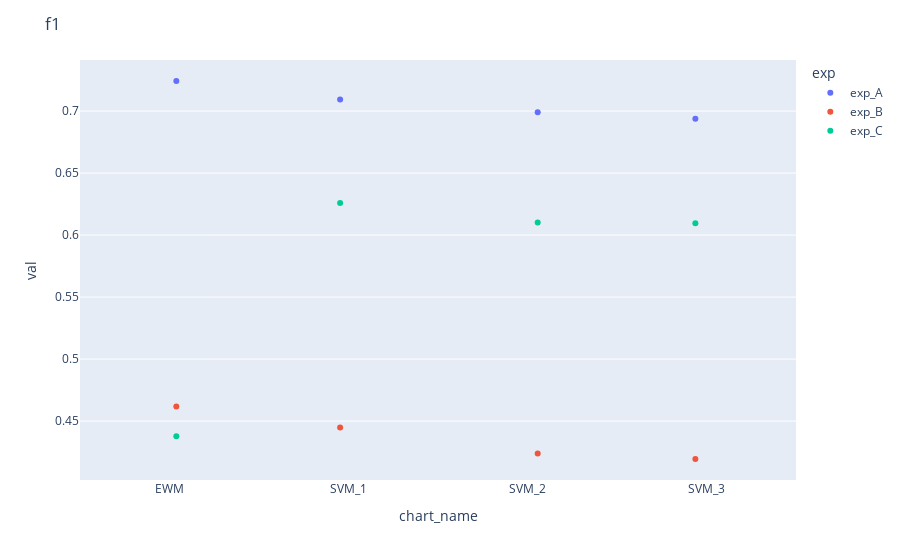
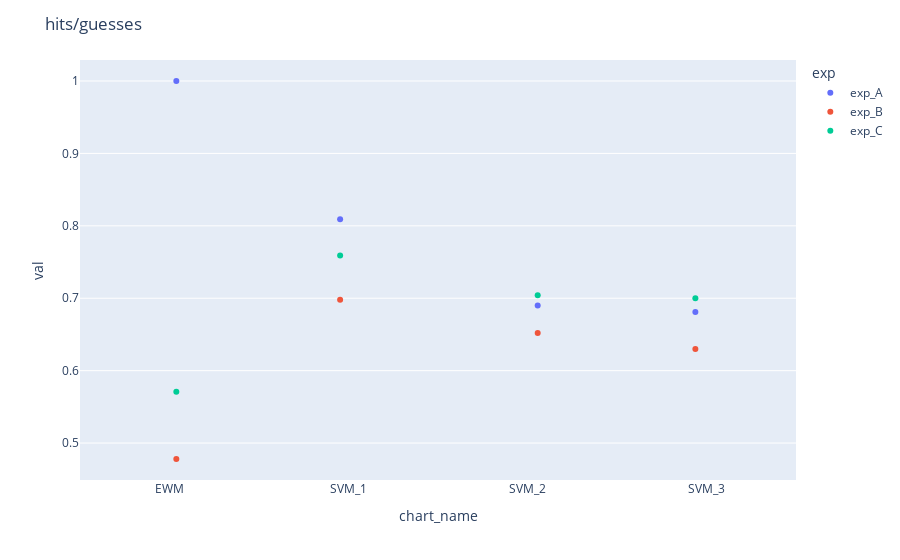
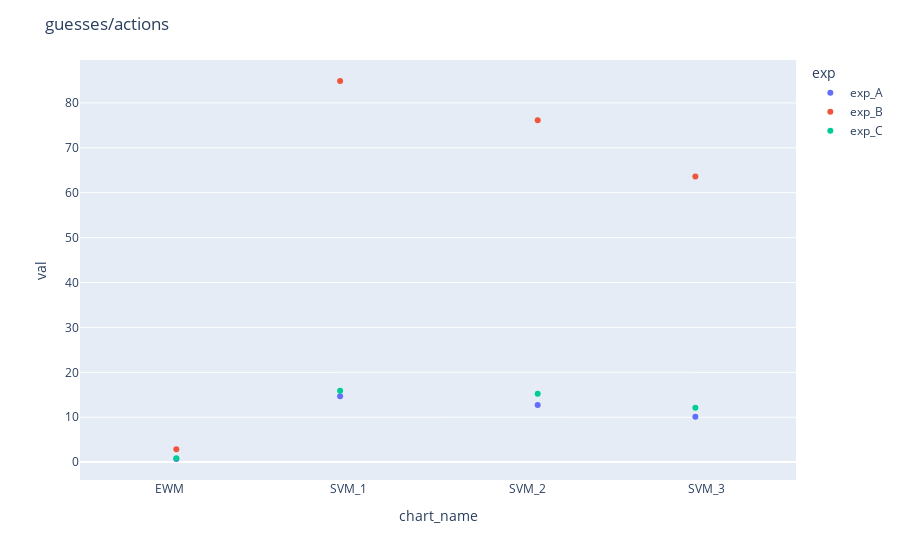
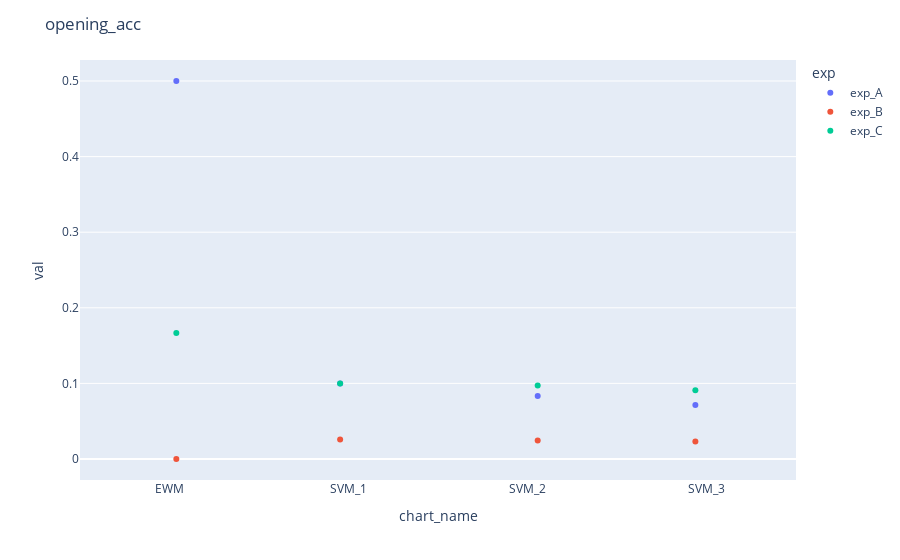

Write notebook code for charts like these, in order.
### Code cell
for k, v in dif_sort_dfs.items():

    fig = px.strip(v, x="chart_name", y="val", color="exp", stripmode='overlay')
    fig.update_layout(title=k,
        xaxis= dict(
            tickmode="array"
            tickvals= list(range(4)),
            ticktext=list
        )
    )
    fig.show()

### Figure 1 — Plotly figure (JSON) as saved in the notebook; plotly's stock layout.template omitted (floating-point values rounded to 4 significant figures)
{"data": [{"alignmentgroup": "True", "boxpoints": "all", "fillcolor": "rgba(255,255,255,0)", "hoveron": "points", "hovertemplate": "exp=exp_A<br>chart_name=%{x}<br>val=%{y}<extra></extra>", "legendgroup": "exp_A", "line": {"color": "rgba(255,255,255,0)"}, "marker": {"color": "#636efa"}, "name": "exp_A", "offsetgroup": "exp_A", "orientation": "v", "pointpos": 0, "showlegend": true, "type": "box", "x": ["EWM", "SVM_1", "SVM_2", "SVM_3"], "x0": " ", "xaxis": "x", "y": [0.7242, 0.7094, 0.699, 0.6937], "y0": " ", "yaxis": "y"}, {"alignmentgroup": "True", "boxpoints": "all", "fillcolor": "rgba(255,255,255,0)", "hoveron": "points", "hovertemplate": "exp=exp_B<br>chart_name=%{x}<br>val=%{y}<extra></extra>", "legendgroup": "exp_B", "line": {"color": "rgba(255,255,255,0)"}, "marker": {"color": "#EF553B"}, "name": "exp_B", "offsetgroup": "exp_B", "orientation": "v", "pointpos": 0, "showlegend": true, "type": "box", "x": ["EWM", "SVM_1", "SVM_2", "SVM_3"], "x0": " ", "xaxis": "x", "y": [0.4617, 0.4448, 0.4238, 0.4194], "y0": " ", "yaxis": "y"}, {"alignmentgroup": "True", "boxpoints": "all", "fillcolor": "rgba(255,255,255,0)", "hoveron": "points", "hovertemplate": "exp=exp_C<br>chart_name=%{x}<br>val=%{y}<extra></extra>", "legendgroup": "exp_C", "line": {"color": "rgba(255,255,255,0)"}, "marker": {"color": "#00cc96"}, "name": "exp_C", "offsetgroup": "exp_C", "orientation": "v", "pointpos": 0, "showlegend": true, "type": "box", "x": ["EWM", "SVM_1", "SVM_2", "SVM_3"], "x0": " ", "xaxis": "x", "y": [0.4378, 0.6258, 0.6101, 0.6095], "y0": " ", "yaxis": "y"}], "layout": {"boxmode": "overlay", "legend": {"title": {"text": "exp"}, "tracegroupgap": 0}, "margin": {"t": 60}, "title": {"text": "f1"}, "xaxis": {"anchor": "y", "domain": [0, 1], "title": {"text": "chart_name"}}, "yaxis": {"anchor": "x", "domain": [0, 1], "title": {"text": "val"}}}}

### Figure 2 — Plotly figure (JSON) as saved in the notebook; plotly's stock layout.template omitted (floating-point values rounded to 4 significant figures)
{"data": [{"alignmentgroup": "True", "boxpoints": "all", "fillcolor": "rgba(255,255,255,0)", "hoveron": "points", "hovertemplate": "exp=exp_A<br>chart_name=%{x}<br>val=%{y}<extra></extra>", "legendgroup": "exp_A", "line": {"color": "rgba(255,255,255,0)"}, "marker": {"color": "#636efa"}, "name": "exp_A", "offsetgroup": "exp_A", "orientation": "v", "pointpos": 0, "showlegend": true, "type": "box", "x": ["EWM", "SVM_1", "SVM_2", "SVM_3"], "x0": " ", "xaxis": "x", "y": [1, 0.809, 0.69, 0.681], "y0": " ", "yaxis": "y"}, {"alignmentgroup": "True", "boxpoints": "all", "fillcolor": "rgba(255,255,255,0)", "hoveron": "points", "hovertemplate": "exp=exp_B<br>chart_name=%{x}<br>val=%{y}<extra></extra>", "legendgroup": "exp_B", "line": {"color": "rgba(255,255,255,0)"}, "marker": {"color": "#EF553B"}, "name": "exp_B", "offsetgroup": "exp_B", "orientation": "v", "pointpos": 0, "showlegend": true, "type": "box", "x": ["EWM", "SVM_1", "SVM_2", "SVM_3"], "x0": " ", "xaxis": "x", "y": [0.478, 0.698, 0.652, 0.63], "y0": " ", "yaxis": "y"}, {"alignmentgroup": "True", "boxpoints": "all", "fillcolor": "rgba(255,255,255,0)", "hoveron": "points", "hovertemplate": "exp=exp_C<br>chart_name=%{x}<br>val=%{y}<extra></extra>", "legendgroup": "exp_C", "line": {"color": "rgba(255,255,255,0)"}, "marker": {"color": "#00cc96"}, "name": "exp_C", "offsetgroup": "exp_C", "orientation": "v", "pointpos": 0, "showlegend": true, "type": "box", "x": ["EWM", "SVM_1", "SVM_2", "SVM_3"], "x0": " ", "xaxis": "x", "y": [0.571, 0.759, 0.704, 0.7], "y0": " ", "yaxis": "y"}], "layout": {"boxmode": "overlay", "legend": {"title": {"text": "exp"}, "tracegroupgap": 0}, "margin": {"t": 60}, "title": {"text": "hits/guesses"}, "xaxis": {"anchor": "y", "domain": [0, 1], "title": {"text": "chart_name"}}, "yaxis": {"anchor": "x", "domain": [0, 1], "title": {"text": "val"}}}}

### Figure 3 — Plotly figure (JSON) as saved in the notebook; plotly's stock layout.template omitted (floating-point values rounded to 4 significant figures)
{"data": [{"alignmentgroup": "True", "boxpoints": "all", "fillcolor": "rgba(255,255,255,0)", "hoveron": "points", "hovertemplate": "exp=exp_A<br>chart_name=%{x}<br>val=%{y}<extra></extra>", "legendgroup": "exp_A", "line": {"color": "rgba(255,255,255,0)"}, "marker": {"color": "#636efa"}, "name": "exp_A", "offsetgroup": "exp_A", "orientation": "v", "pointpos": 0, "showlegend": true, "type": "box", "x": ["EWM", "SVM_1", "SVM_2", "SVM_3"], "x0": " ", "xaxis": "x", "y": [0.692, 14.69, 12.69, 10.08], "y0": " ", "yaxis": "y"}, {"alignmentgroup": "True", "boxpoints": "all", "fillcolor": "rgba(255,255,255,0)", "hoveron": "points", "hovertemplate": "exp=exp_B<br>chart_name=%{x}<br>val=%{y}<extra></extra>", "legendgroup": "exp_B", "line": {"color": "rgba(255,255,255,0)"}, "marker": {"color": "#EF553B"}, "name": "exp_B", "offsetgroup": "exp_B", "orientation": "v", "pointpos": 0, "showlegend": true, "type": "box", "x": ["EWM", "SVM_1", "SVM_2", "SVM_3"], "x0": " ", "xaxis": "x", "y": [2.875, 84.88, 76.12, 63.62], "y0": " ", "yaxis": "y"}, {"alignmentgroup": "True", "boxpoints": "all", "fillcolor": "rgba(255,255,255,0)", "hoveron": "points", "hovertemplate": "exp=exp_C<br>chart_name=%{x}<br>val=%{y}<extra></extra>", "legendgroup": "exp_C", "line": {"color": "rgba(255,255,255,0)"}, "marker": {"color": "#00cc96"}, "name": "exp_C", "offsetgroup": "exp_C", "orientation": "v", "pointpos": 0, "showlegend": true, "type": "box", "x": ["EWM", "SVM_1", "SVM_2", "SVM_3"], "x0": " ", "xaxis": "x", "y": [0.875, 15.88, 15.25, 12.12], "y0": " ", "yaxis": "y"}], "layout": {"boxmode": "overlay", "legend": {"title": {"text": "exp"}, "tracegroupgap": 0}, "margin": {"t": 60}, "title": {"text": "guesses/actions"}, "xaxis": {"anchor": "y", "domain": [0, 1], "title": {"text": "chart_name"}}, "yaxis": {"anchor": "x", "domain": [0, 1], "title": {"text": "val"}}}}

### Figure 4 — Plotly figure (JSON) as saved in the notebook; plotly's stock layout.template omitted (floating-point values rounded to 4 significant figures)
{"data": [{"alignmentgroup": "True", "boxpoints": "all", "fillcolor": "rgba(255,255,255,0)", "hoveron": "points", "hovertemplate": "exp=exp_A<br>chart_name=%{x}<br>val=%{y}<extra></extra>", "legendgroup": "exp_A", "line": {"color": "rgba(255,255,255,0)"}, "marker": {"color": "#636efa"}, "name": "exp_A", "offsetgroup": "exp_A", "orientation": "v", "pointpos": 0, "showlegend": true, "type": "box", "x": ["EWM", "SVM_1", "SVM_2", "SVM_3"], "x0": " ", "xaxis": "x", "y": [0.5, 0.1, 0.08333, 0.07143], "y0": " ", "yaxis": "y"}, {"alignmentgroup": "True", "boxpoints": "all", "fillcolor": "rgba(255,255,255,0)", "hoveron": "points", "hovertemplate": "exp=exp_B<br>chart_name=%{x}<br>val=%{y}<extra></extra>", "legendgroup": "exp_B", "line": {"color": "rgba(255,255,255,0)"}, "marker": {"color": "#EF553B"}, "name": "exp_B", "offsetgroup": "exp_B", "orientation": "v", "pointpos": 0, "showlegend": true, "type": "box", "x": ["EWM", "SVM_1", "SVM_2", "SVM_3"], "x0": " ", "xaxis": "x", "y": [0, 0.02564, 0.02439, 0.02326], "y0": " ", "yaxis": "y"}, {"alignmentgroup": "True", "boxpoints": "all", "fillcolor": "rgba(255,255,255,0)", "hoveron": "points", "hovertemplate": "exp=exp_C<br>chart_name=%{x}<br>val=%{y}<extra></extra>", "legendgroup": "exp_C", "line": {"color": "rgba(255,255,255,0)"}, "marker": {"color": "#00cc96"}, "name": "exp_C", "offsetgroup": "exp_C", "orientation": "v", "pointpos": 0, "showlegend": true, "type": "box", "x": ["EWM", "SVM_1", "SVM_2", "SVM_3"], "x0": " ", "xaxis": "x", "y": [0.1667, 0.1, 0.09714, 0.09091], "y0": " ", "yaxis": "y"}], "layout": {"boxmode": "overlay", "legend": {"title": {"text": "exp"}, "tracegroupgap": 0}, "margin": {"t": 60}, "title": {"text": "opening_acc"}, "xaxis": {"anchor": "y", "domain": [0, 1], "title": {"text": "chart_name"}}, "yaxis": {"anchor": "x", "domain": [0, 1], "title": {"text": "val"}}}}
